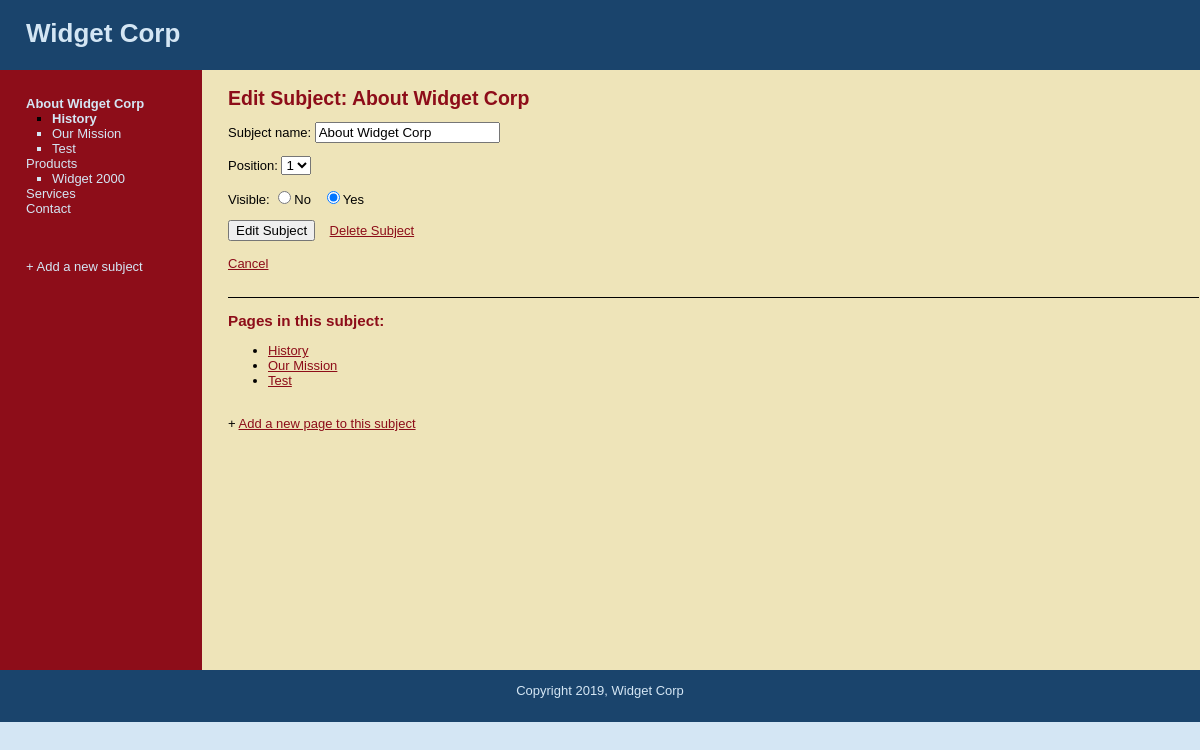
Screenshot of /edit_subject.php?subj=1 (signed in) with the database file from the repository.
### tables this page shows
CREATE TABLE IF NOT EXISTS `subjects` (
  `id` int(11) NOT NULL AUTO_INCREMENT,
  `menu_name` varchar(30) NOT NULL,
  `position` int(3) NOT NULL,
  `visible` tinyint(1) NOT NULL,
  PRIMARY KEY (`id`)
);

CREATE TABLE IF NOT EXISTS `pages` (
  `id` int(11) NOT NULL AUTO_INCREMENT,
  `subject_id` int(11) DEFAULT NULL,
  `menu_name` varchar(30) DEFAULT NULL,
  `position` int(3) DEFAULT NULL,
  `visible` tinyint(1) DEFAULT NULL,
  `content` text,
  PRIMARY KEY (`id`)
);

### edit_subject.php (the view, shortened to what this page needs)
<?php require("includes/connectdb.php")?>
<?php require_once("includes/functions.php"); ?>
<?php include("includes/header.php");?>
<?php find_selected_page();  ?>
<table id = "structure">
            <tr>
                <td id = "navigation">
                    <?php echo navigation($sel_subject, $sel_page) ?>  <br><br>
                    <a href="new_subject.php">+ Add a new subject</a>
                </td>
                <td id = "page">
                    <h2>Edit Subject: <?php echo $sel_subject['menu_name'];?></h2>
                    <?php create_edit_form("edit_subject.php?subj=".urlencode($sel_subject['id']),$sel_subject['menu_name']) ?>
                    <?php
                        for($count=1; $count <= $subject_count+1; $count++) {
                        echo "<option value=\"{$count}\"";
                        if($sel_subject['position'] == $count) {
                            echo " selected";
                        }
                        echo ">{$count}</option>";
                    }
                    ?>
                            </select>
                        </p>
                        <p>Visible:
                            <input type="radio" name="visible" value="0"
                            <?php if($sel_subject['visible'] == 0){echo " checked";}?>>No
                            &nbsp;
                            <input type="radio" name="visible" value="1"
                            <?php if($sel_subject['visible'] == 1){echo " checked";}?>>Yes
                        </p>
                            <input type="submit" value="Edit Subject" name = "submit">
                            <a href="delete_subject.php?subj=
                            <?php echo urlencode($sel_subject['id']);?>" onclick="return confirm('Delete this Subject?'); " >Delete Subject</a>
                    </form>
                    <br>
                    <a href="content.php">Cancel</a>
                    <div style="margin-top: 2em; border-top: 1px solid #000000;">
                        <h3>Pages in this subject:</h3>
                        <ul>
                        <?php
                            $subject_pages = get_pages_for_subject($sel_subject['id'],$connection);
                            while($page = mysqli_fetch_assoc($subject_pages)){?>
                            <li><a href="content.php?page=<?php echo $page['id']?>"><?php echo $page['menu_name']?></a></li><?php
                            }
                            ?>
                        </ul>
                        <br>
                        + <a href="new_page.php?subj=<?php echo $sel_subject['id'];?>">
                        Add a new page to this subject</a>
                    </div>
                </td>
            </tr>
        </table>
 <?php require("includes/footer.php");?>

### includes/header.php (shortened to what this page needs)
<!DOCTYPE html>
<html lang="en">
<head>
    <link rel="stylesheet" href="css/style.css">
</head>
<body>
    <div id = "header">
        <h1>Widget Corp</h1>
    </div>
    <div id = "main">

### includes/functions.php (shortened to what this page needs)
<?php
function get_all_subjects($public = true,$connection) {
  $query = "SELECT * FROM subjects ";
  $query .= "ORDER BY position ASC";
   $subject_set = $connection->query($query);
  return $subject_set;
}
function get_pages_for_subject($subject_id,$connection,$public = true) {
  $query = "SELECT * FROM pages WHERE subject_id = {$subject_id} ";
  if($public) {
  $query .= "AND visible = 1 ";
  }
  $query .= "ORDER BY position ASC";
  $page_set = $connection->query($query);
  return $page_set;
}
function get_subject_by_id($subject_id,$connection) {
  $query = "SELECT * FROM `subjects` WHERE id = '$subject_id' LIMIT 1";
  $result_set = $connection->query($query);
  if ($subject = mysqli_fetch_assoc($result_set)) {
      return $subject;
    } else {
      return NULL;
    }
}
function get_default_page($subject_id,$connection) {
  $page_set = get_pages_for_subject($subject_id,$connection,true);
  if($first_page = mysqli_fetch_assoc($page_set)) {
    return $first_page;
  } else {
    return NULL;
  }
}
function find_selected_page() {
  global $connection;
      if(isset($_GET['subj'])) {
        $sel_subject = get_subject_by_id($_GET['subj'],$connection);
        $sel_page = get_default_page($sel_subject['id'],$connection);
    }elseif(isset($_GET['page'])) {
        $sel_subject = NULL;
        $sel_page = get_pages_by_id($_GET['page'],$connection);
    }else {
        $sel_page = NULL;
        $sel_subject = NULL;
    }
}
function navigation($sel_subject, $sel_page,$public = false) {
  global $connection;
  $output = "<ul class=\"subjects\">";
        $subject_set = get_all_subjects($public,$connection);
        while ($subject = mysqli_fetch_assoc($subject_set)){
         $output .=  "<li class =";
          if ($subject["id"] == $sel_subject['id']) {$output .= "selected";}
         $output .=  "><a href = \"edit_subject.php?subj=" . urlencode($subject["id"]) ."\" >
                {$subject['menu_name']}
            </a></li>";
        $page_set = get_pages_for_subject($subject['id'],$connection,$public);
        $output .= "<ul class = 'pages'>";
        while ($page = mysqli_fetch_assoc($page_set)){
          $output .=  "<li class =";
          if ($page["id"] == $sel_page['id']) {$output .= "selected";}
         $output .=  "><a href = \"content.php?page=" . urlencode($page["id"]) ."\" >
                {$page['menu_name']}
            </a></li>";
         }
        $output .= "</ul>";
        }
      $output .= "</ul>";
     return $output;
}
function create_edit_form($action, $value="fill",$title="Subject name") {?>
  <?php
  global $connection;
  ?>
    <form action=<?php echo $action ?> method = "post">
        <p><?php echo $title?>:
        <input type="text" name="menu_name" id="menu_name" value = "<?php echo $value;?>">
        </p>
        <p>Position:
        <select name="position">
        <?php
          $subject_set = get_all_subjects($public = false,$connection);
          $subject_count = mysqli_num_rows($subject_set);
  }

### includes/footer.php (shortened to what this page needs)
</div>
    <div id = "footer">Copyright 2019, Widget Corp</div>
</body>
</html>

### css/style.css (style rules this page uses)
html { height:100%; width: 100%; }
body { width: 100%; height: 100%; margin: 0px; padding: 0px; font-family: Verdana,Arial,Helvetica,sans-serif; background: #D4E6F4;font-size: 13px; line-height: 15px; }
table, tr, td { border-collapse: collapse; vertical-align: top; font-size: 13px; line-height: 15px; }
a { color: #8D0D19; }
#header { height: 70px; margin: 0px; padding: 0px; text-align: left; background: #1A446C; color: #D4E6F4; }
#header h1 { padding: 1em; margin: 0px; }
#main { margin: 0px; padding: 0px; height: 600px; width: 100%; background: #EEE4B9; }
#structure { height: 600px; width: 100%; }
#footer { height: 2em; margin: 0px; padding: 1em; text-align: center; background: #1A446C; color: #D4E6F4; }
#navigation { width: 150px; padding: 1em 2em; color: #D4E6F4; background: #8D0D19; }
#navigation a { color: #D4E6F4; text-decoration: none; }
ul.subjects { padding-left: 0; list-style: none; }
ul.pages { padding-left: 2em; list-style: square; }
.selected { font-weight: bold; color: black; }
#page { padding-left: 2em; vertical-align: top; background: #EEE4B9; }
#page h2 { color: #8D0D19; margin-top: 1em; }
#page h3 { color: #8D0D19; }

### rows the page displays
subjects: menu_name "About Widget Corp", position "1", visible "☑"
pages: menu_name "History"
pages: menu_name "Our Mission"
pages: menu_name "Test"
subjects: menu_name "Products"
pages: menu_name "Widget 2000"
subjects: menu_name "Services"
subjects: menu_name "Contact"

### other values shown
$title "Subject name"
